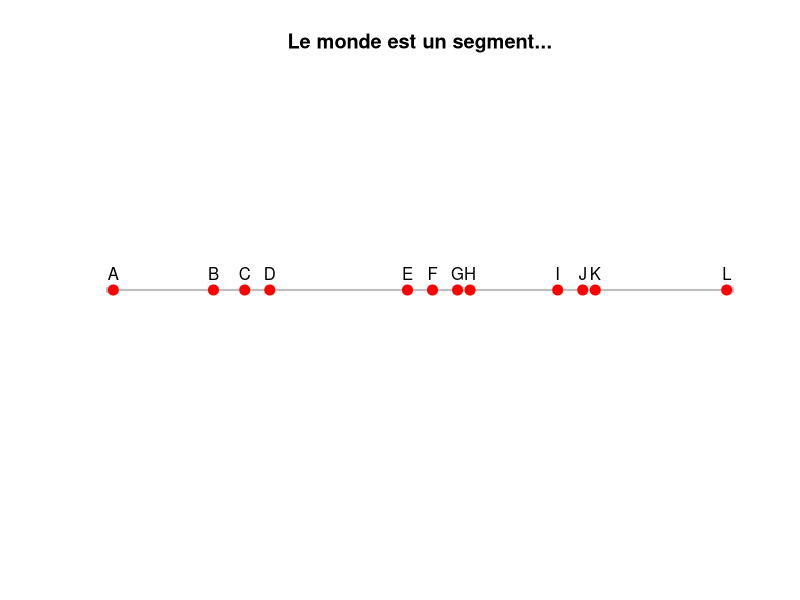
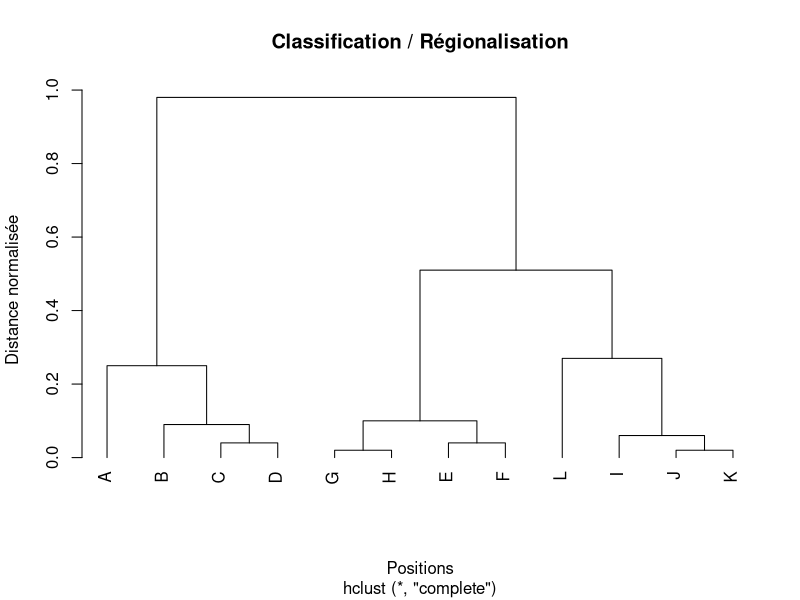
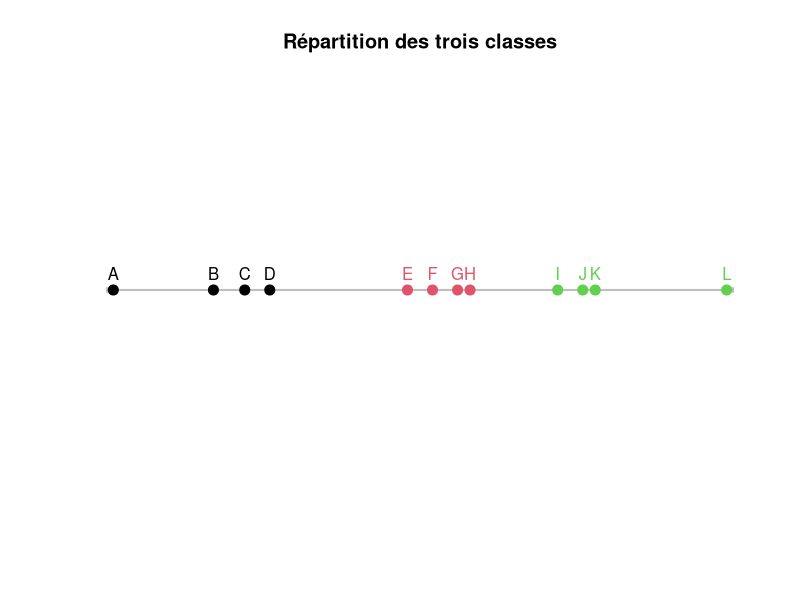
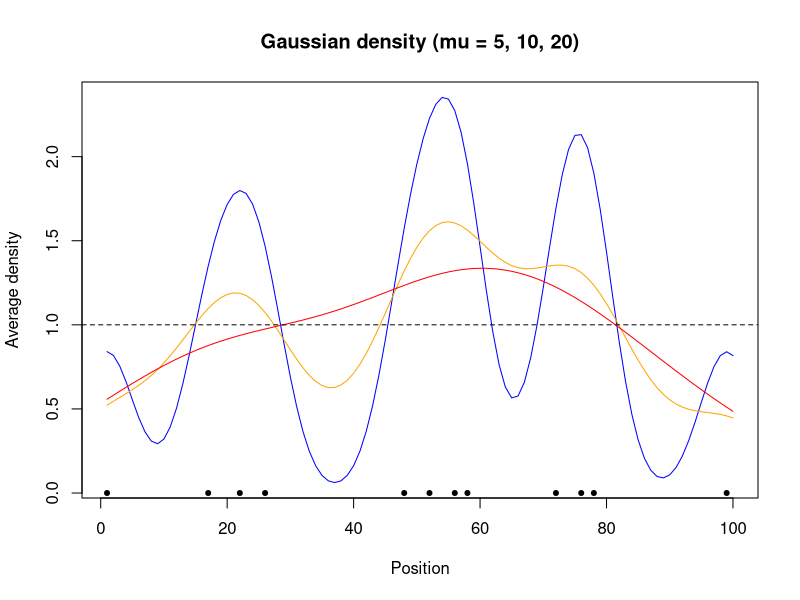
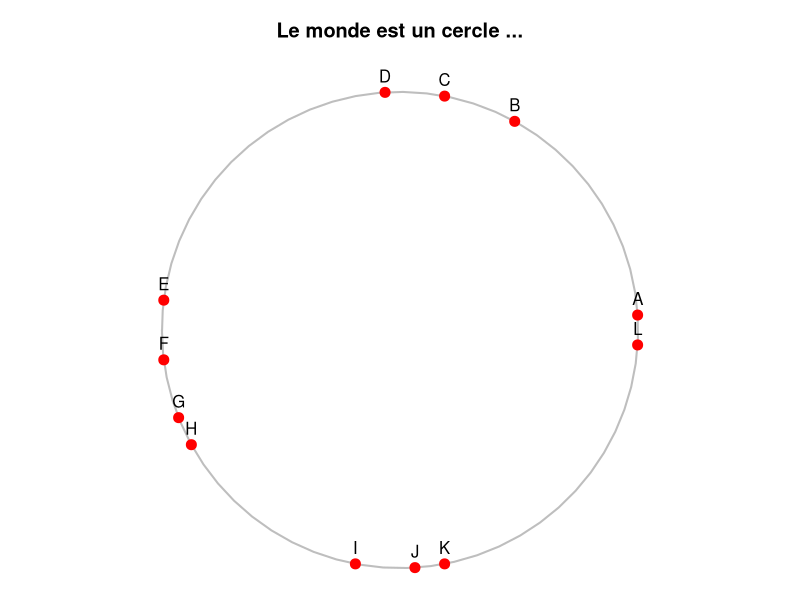
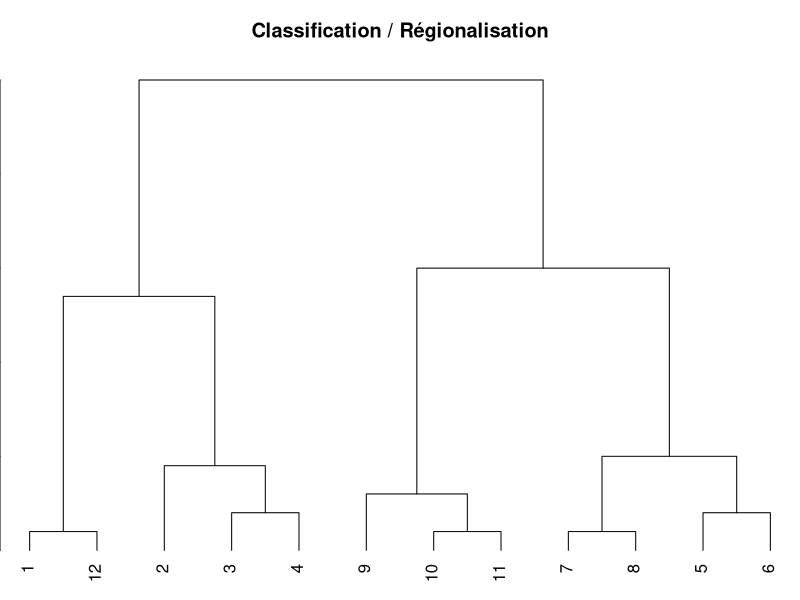
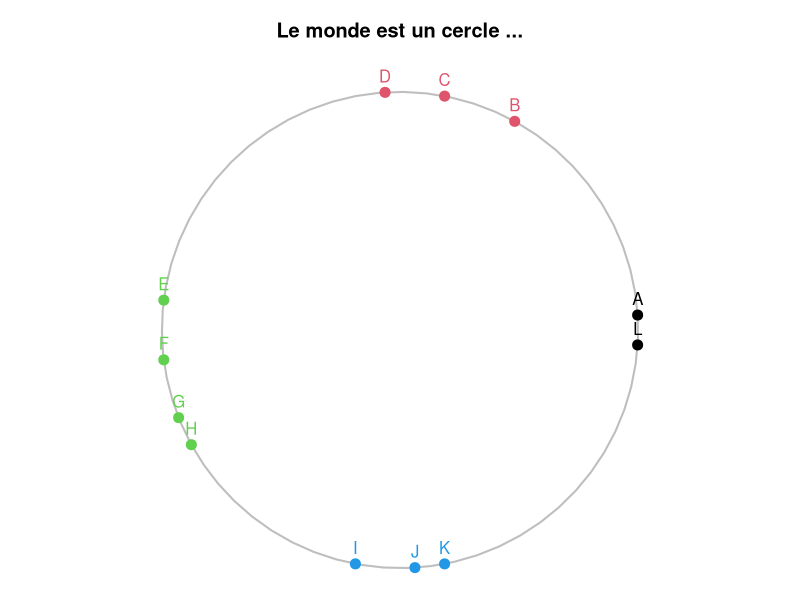
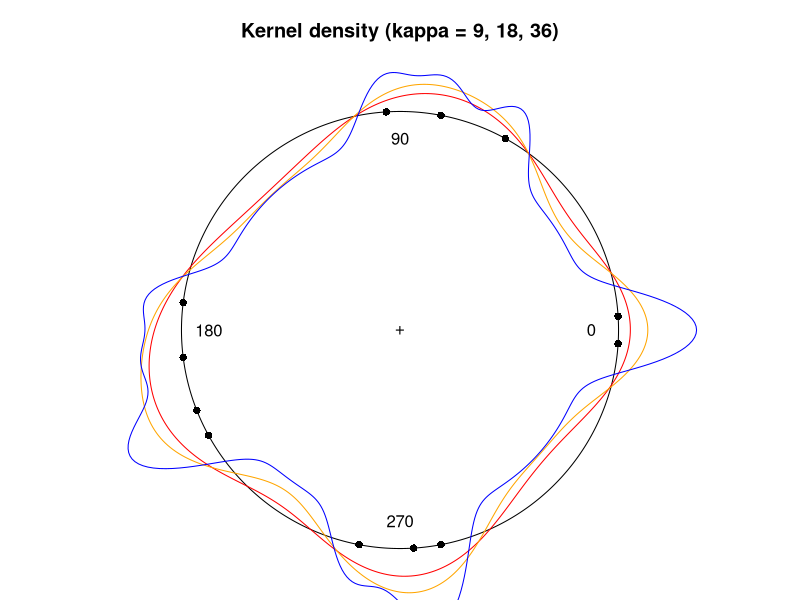

Source code (R) for these figures, in order:
## ---- chunk 1
knitr::opts_chunk$set(echo = FALSE, warning=FALSE, message=FALSE)
library(knitr)
library(FactoMineR)
library(circular)
## ---- chunk 2
D1 <- c( 1, 17, 22, 26, 48, 52, 56, 58, 72, 76, 78, 99)
D2 <- c(48, 90,  6, 70, 31, 54, 67, 50, 18, 86, 39, 16)
code <-c("A","B","C","D","E","F","G","H","I","J","K","L")

pos<-data.frame(code,D1,D2)

kable(pos)

## ---- chunk 3
n=12
X <- D1
coo<-data.frame(X)
row.names(coo)<-c("A","B","C","D","E","F",
                "G","H","I","J","K","L")
kable(coo)
## ---- chunk 4
par(mfrow=c(1,1))
plot(X, rep(0,n), 
     pch=20, 
     xlab = NA,
     ylab = NA,
     xlim = c(0,100),
     ylim =c (-100,100),
     axes = F,
     main = "Le monde est un segment...")
segments(0,0,100,0, col="gray",lwd=2)
segments(0,-1,0,1, col="gray",lwd=2)
segments(100,-1,100,1, col="gray",lwd=2)
points(X, rep(0,n), 
     pch=20, 
     cex = 2, 
     col="red")
text(X, rep(0,n),row.names(coo), pos=3, cex=1)

## ---- chunk 5
Dij = dist(coo,diag = T, upper = T,method = "euclidean")
Dij = Dij/100
kable(as.matrix(Dij),
      caption = "Matrice de distance normalisée",
      digits=2)
## ---- chunk 6
reg<-hclust(Dij)
plot(reg,hang = -1,
     main = "Classification / Régionalisation",
     xlab = "Positions",
     ylab = "Distance normalisée")
## ---- chunk 7
clus<-cutree(reg,k = 3)
par(mfrow=c(1,1))
plot(X, rep(0,n), 
     pch=20, 
     xlab = NA,
     ylab = NA,
     xlim = c(0,100),
     ylim =c (-100,100),
     axes = F,
     main = "Répartition des trois classes")
segments(0,0,100,0, col="gray",lwd=2)
segments(0,-1,0,1, col="gray",lwd=2)
segments(100,-1,100,1, col="gray",lwd=2)
points(X, rep(0,n), 
     pch=20, 
     cex = 2, 
     col=clus)
text(X, rep(0,n),
     row.names(coo), 
     pos=3, 
     cex=1,
     col=clus)

## ---- chunk 8
w<- seq(from = 1, to = 100, by=1)
x <-coo$X
wx<-c(w,x)
d<-dist(wx, upper = T, diag=0)
md<-as.matrix(d)
md<-md[1:100,101:112]

mu = 5
alpha = log(0.5)/(mu**2)
f <- function(D) {exp(alpha*(D**2))}
m<-apply(f(md),1,sum)/12
m <- m/mean(m) 
m5<-m



mu = 10
alpha = log(0.5)/(mu**2)
f <- function(D) {exp(alpha*(D**2))}
m<-apply(f(md),1,sum)/12
m <- m/mean(m)
m10<-m

mu = 20
alpha = log(0.5)/(mu**2)
f <- function(D) {exp(alpha*(D**2))}
m<-apply(f(md),1,sum)/12
m <- m/mean(m)
m20<-m



plot(w,m5, type="l", col="blue", 
     main = "Gaussian density (mu = 5, 10, 20)",
     ylab = "Average density",
     xlab  = "Position")
lines(w,m10, type="l", col="orange")
lines(w,m20, type="l", col="red")
abline(h=1, lty=2)
points(coo$X, rep(0.0,12),pch=20,col="black" )

## ---- chunk 9
theta <- D1*360/100
coo<-data.frame(theta)
row.names(coo)<-c("A","B","C","D","E","F",
                "G","H","I","J","K","L")
kable(coo, caprion = "Coordonnées angulaires en degré")
## ---- chunk 10
x<-cos(pi*coo$theta/180)*1000
y<-sin(pi*coo$theta/180)*1000
coo2<-data.frame(x,y)
row.names(coo2)<-row.names(coo)
kable(coo2, caption = "Coordonnées en projection polaire (R = 1000 km)")


## ---- chunk 11

par(mar = c(0,0,3,0))
plot(coo2 ,  
     asp=1,
     ylim= c(-1050, 1050),
     xlim = c(-1050,1050),
     axes = F,
     xlab=NA,
     ylab=NA,
      pch=20,
     col="red",
     cex=0,
     main = "Le monde est un cercle ...")

z<-seq(-pi, pi+0.1, 0.1)
zx<-cos(z)*1000
zy<-sin(z)*1000
lines(cbind(zx,zy),col="gray",lwd=2)

points(coo2 ,  
      pch=20,
       col="red",
       cex=2)


text(coo2,
     row.names(coo2),
     pos=3,
     cex=1,
     col="black")


## ---- chunk 12
library(circular)
C<-circular(theta, type="angles",units="degrees",names = row.names(coo))
  D<-dist.circular(C,diag = T, upper=T,method ="geodesic")
  D<-D/pi
  MD<-as.matrix(D)
  row.names(MD)<-row.names(coo)
  colnames(MD)<-row.names(coo)
kable(as.matrix(MD), caption = "Distance circulaire normalisée", digits=2)
## ---- chunk 13


reg<-hclust(D)
plot(reg,hang = -1,
     main = "Classification / Régionalisation",
     xlab = "Positions",
     ylab = "Distance normalisée")
## ---- chunk 14
clus<-cutree(reg,k = 4)
z<-seq(-pi, pi+0.1, 0.1)
zx<-cos(z)*1000
zy<-sin(z)*1000

par(mar = c(0,0,3,0))
plot(coo2 ,  
     asp=1,
     ylim= c(-1050, 1050),
     xlim = c(-1050,1050),
     axes = F,
     xlab=NA,
     ylab=NA,
      pch=20,
     col="red",
     cex=0,
     main = "Le monde est un cercle ...")


lines(cbind(zx,zy),col="gray",lwd=2)

points(coo2 ,  
      pch=20,
       col=clus,
       cex=2)

text(coo2,
     row.names(coo2),
     pos=3,
     cex=1,
     col=clus)

## ---- chunk 15
res9 <- density(C, bw=10, control.circular=list(units="degrees"))
res18 <- density(C, bw=20, control.circular=list(units="degrees"))
res36 <- density(C, bw=40, adjust=2, control.circular=list(units="degrees"))
par(mar=c(0,0,3,0))
plot(C,xlim = c(-1.1,1.1),ylim=c(-1.1,1.1),
     main = "Kernel density (kappa = 9, 18, 36)")
lines(res9, offset=0.85, col="red")
lines(res18, offset=0.85, col="orange")
lines(res36, offset=0.85, col="blue")

## ---- chunk 16
n=12
X <- D1-0.5
Y <- D2-0.5
coo<-data.frame(X,Y)
row.names(coo)<-c("A","B","C","D","E","F",
                "G","H","I","J","K","L")
kable(coo)
## ---- chunk 17

par(mar = c(3,3,3,3))
plot(coo ,  
     asp=1,
     ylim= c(0, 100),
     xlim = c(0,100),
     axes=T,
     xlab=T,
     ylab=T,
     cex=0,
     main = "Le monde est un échiquier ...")

polygon(x=c(0,100,100,0), y=c(0,0,100,100),col="lightyellow")


points(coo , 
      pch=15,
       col="red",
       cex=0.9)


text(coo,
     row.names(coo),
     pos=3,
     cex=1,
     col="black")


## ---- chunk 18
n=12
theta <- D1 *360/100
rho <- D2/100
coo<-data.frame(theta,rho)
row.names(coo)<-c("A","B","C","D","E","F",
                "G","H","I","J","K","L")
kable(coo)
## ---- chunk 19
coo$Xi<-coo$rho*cos(pi*coo$theta/180)
coo$Yi<-coo$rho*sin(pi*coo$theta/180)
z<-seq(-pi, pi+0.1, 0.1)
zx<-cos(z)
zy<-sin(z)

par(mar = c(0,0,3,0), mfrow=c(1,1))
plot(coo$Xi,coo$Yi,   
     asp=1,
     ylim= c(-1, 1),
     xlim = c(-1,1),
     axes = F,
     xlab=NA,
     ylab=NA,
     
     main = "Le monde est un disque ...")
polygon(cbind(zx,zy),col="lightyellow")
points(coo$Xi, coo$Yi,
     pch=20,
     col="red",
     cex=2)
text(coo$Xi, coo$Yi,
     row.names(coo),
     pos=3,
     cex=0.8,
     col="black")
points(0,0, pch=3)


## ---- chunk 20
cooex<-coo[c(1,4),]
cooex$Xi<-cooex$rho*cos(pi*cooex$theta/180)
cooex$Yi<-cooex$rho*sin(pi*cooex$theta/180)
z<-seq(-pi, pi+0.1, 0.1)
zx<-cos(z)
zy<-sin(z)

## Radiale
par(mar = c(0,0,3,0), mfrow=c(1,2))
plot(cooex$Xi,cooex$Yi,   
     asp=1,
     ylim= c(-1, 1),
     xlim = c(-1,1),
     axes = F,
     xlab=NA,
     ylab=NA,
     
     main = "Distance radiale")
polygon(cbind(zx,zy),col="lightyellow")
points(cooex$Xi, cooex$Yi,
     pch=20,
     col="red",
     cex=2)
text(cooex$Xi, cooex$Yi,
     row.names(cooex),
     pos=3,
     cex=0.8,
     col="black")
points(0,0, pch=3)

segments(cooex$Xi[1],cooex$Yi[1],0,0,col='blue', lwd=2)
segments(cooex$Xi[2],cooex$Yi[2],0,0,col='blue',lwd=2)

## Périphérique
plot(cooex$Xi,cooex$Yi,   
     asp=1,
     ylim= c(-1, 1),
     xlim = c(-1,1),
     axes = F,
     xlab=NA,
     ylab=NA,
     
     main = "Distance périphériqu")
polygon(cbind(zx,zy),col="lightyellow")
points(cooex$Xi, cooex$Yi,
     pch=20,
     col="red",
     cex=2)
text(cooex$Xi, cooex$Yi,
     row.names(cooex),
     pos=3,
     cex=0.8,
     col="black")
points(0,0, pch=3)

cooex$XR<-cos(pi*cooex$theta/180)
cooex$YR<-sin(pi*cooex$theta/180)

segments(cooex$Xi[1],cooex$Yi[1],cooex$XR[1],cooex$YR[1],col='red', lwd=2)
segments(cooex$Xi[2],cooex$Yi[2],cooex$XR[2],cooex$YR[2],col='red', lwd=2)
min<-cooex$theta[1]
max<-cooex$theta[2]
z<-seq(min, max, 0.1)
zx<-cos(pi*z/180)
zy<-sin(pi*z/180)
lines(cbind(zx,zy),col="red",lwd=2)


## ---- chunk 21
mat<-matrix(,nrow=12,ncol=12)

## Distance radiale
Drad<-mat  
for(i in 1:12){
  for(j in 1:12){
    Drad[i,j]<-rho[i]+rho[j]
  }
}

## Distance périphérique
Dper<-mat 
for(i in 1:12){
  for(j in 1:12){
    Dper[i,j]<- (1-rho[i]) + 
                (1-rho[j]) + 
                 2*pi*abs(theta[i]-theta[j])/360
  }
}


## Distance circumradiale
Dcirc<-mat
for(i in 1:12){
  for(j in 1:12){
    Dcirc[i,j]<- min(Dper[i,j],Drad[i,j])
  }
}


row.names(Dcirc)<-row.names(coo)
colnames(Dcirc)<-row.names(coo)

kable(Dcirc/2, caption = "Distance circumradiale", digits=2)

## ---- chunk 22

par(mfrow=c(1,1))
reg<-hclust(D)
plot(reg,hang = -1,
     labels = row.names(coo),
     main = "Classification en distance circumradiale",
     xlab = "Positions",
     ylab = "Distance circum radiale normalisée")
## ---- chunk 23
clus<-cutree(reg,k=4)

z<-seq(-pi, pi+0.1, 0.1)
zx<-cos(z)
zy<-sin(z)

par(mar = c(0,0,3,0), mfrow=c(1,1))
plot(coo$Xi,coo$Yi,   
     asp=1,
     ylim= c(-1, 1),
     xlim = c(-1,1),
     axes = F,
     xlab=NA,
     ylab=NA,
     
     main = "Le monde est un disque ...")
polygon(cbind(zx,zy),col="lightyellow")
points(coo$Xi, coo$Yi,
     pch=20,
     col=clus,
     cex=2)
text(coo$Xi, coo$Yi,
     row.names(coo),
     pos=3,
     cex=0.8,
     col=clus)
points(0,0, pch=3)
